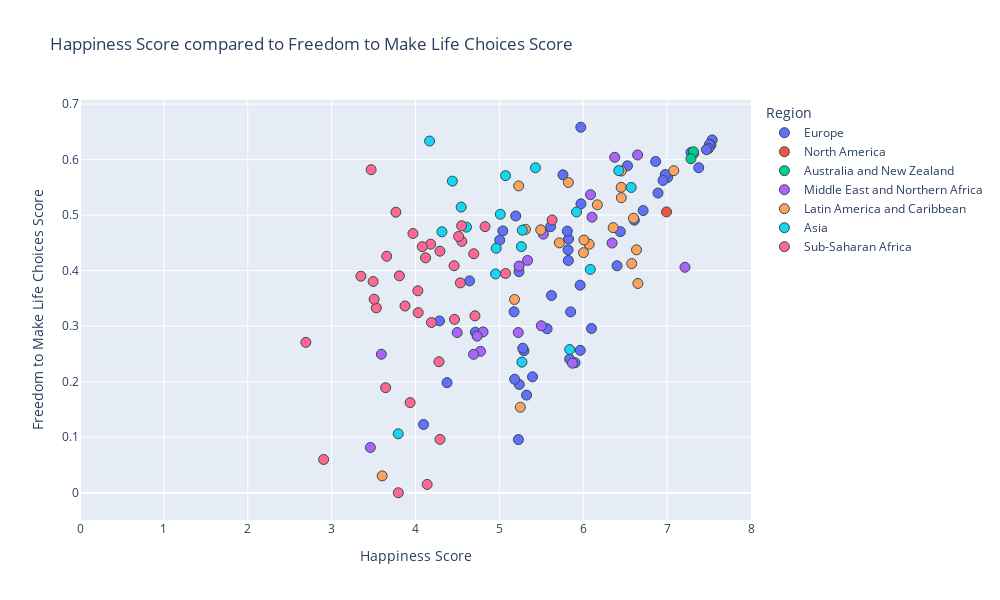

Here is the notebook cell this chart was saved with:
### Code cell
#happiness score vs freedom to make life choices

#establish x and y values
x_values = merged_2017["Score"]
y_values = merged_2017["Freedom to make life choices"]

#px.scatter
fig = px.scatter(merged_2017, x_values, y_values, color="Region", hover_name="Country or region",
                range_x=[0,8], title="Happiness Score compared to Freedom to Make Life Choices Score",
                width= 1000, height =600) # use trendline="ols" to see all lin reg equations

#set axes labels
fig.update_xaxes(title_text='Happiness Score')
fig.update_yaxes(title_text='Freedom to Make Life Choices Score')


#formatting
#marker size and colors
fig.update_traces(marker=dict(size=10,
                              line=dict(width=1, 
                                        color='DarkSlateGrey')))

#linear regression
#use linregress from dependencies to inplement linear regression
(slope, intercept, rvalue, pvalue, stderr) = linregress(x_values, y_values)
regress_values = x_values * slope + intercept

#print out all variables calculated above (rvalue, pvalue...)
print(f"slope:{round(slope, 2)}")
print(f"intercept:{round(intercept,2)}")
res = sts.linregress(x_values, y_values)
print(f"R-squared: {res.rvalue**2:.4f}")


#print out line eq for reference
line_eq = (f"y={round(slope, 2)}x + {round(intercept, 2)}")
print(line_eq)

fig.show()

### Figure 1 — Plotly figure (JSON) as saved in the notebook; plotly's stock layout.template omitted (floating-point values rounded to 4 significant figures)
{"data": [{"hovertemplate": "<b>%{hovertext}</b><br><br>Region=Europe<br>Score=%{x}<br>Freedom to make life choices=%{y}<extra></extra>", "hovertext": ["Norway", "Denmark", "Iceland", "Switzerland", "Finland", "Netherlands", "Sweden", "Austria", "Ireland", "Germany", "Belgium", "Luxembourg", "United Kingdom", "Czech Republic", "Malta", "France", "Spain", "Slovakia", "Poland", "Uzbekistan", "Italy", "Russia", "Lithuania", "Latvia", "Moldova", "Romania", "Turkmenistan", "Kazakhstan", "North Cyprus", "Slovenia", "Cyprus", "Estonia", "Belarus", "Serbia", "Hungary", "Croatia", "Kosovo", "Montenegro", "Azerbaijan", "Greece", "Portugal", "Bosnia and Herzegovina", "Macedonia", "Tajikistan", "Kyrgyzstan", "Bulgaria", "Albania", "Armenia", "Georgia", "Ukraine"], "legendgroup": "Europe", "marker": {"color": "#636efa", "line": {"color": "DarkSlateGrey", "width": 1}, "size": 10, "symbol": "circle"}, "mode": "markers", "name": "Europe", "orientation": "v", "showlegend": true, "type": "scatter", "x": [7.537, 7.522, 7.504, 7.494, 7.469, 7.377, 7.284, 7.006, 6.977, 6.951, 6.891, 6.863, 6.714, 6.609, 6.527, 6.442, 6.403, 6.098, 5.973, 5.971, 5.964, 5.963, 5.902, 5.85, 5.838, 5.825, 5.822, 5.819, 5.81, 5.758, 5.621, 5.611, 5.569, 5.395, 5.324, 5.293, 5.279, 5.237, 5.234, 5.227, 5.195, 5.182, 5.175, 5.041, 5.004, 4.714, 4.644, 4.376, 4.286, 4.096], "xaxis": "x", "y": [0.6354, 0.626, 0.6272, 0.6201, 0.618, 0.5854, 0.6129, 0.5678, 0.5731, 0.5625, 0.5398, 0.5966, 0.5082, 0.4909, 0.5888, 0.4702, 0.4088, 0.2958, 0.5203, 0.6582, 0.2565, 0.3738, 0.2342, 0.3257, 0.2407, 0.457, 0.4183, 0.4375, 0.4712, 0.5726, 0.3551, 0.4791, 0.2954, 0.2087, 0.1759, 0.2558, 0.2603, 0.195, 0.3982, 0.09573, 0.4985, 0.2044, 0.3259, 0.4716, 0.4549, 0.2892, 0.3815, 0.1983, 0.3094, 0.123], "yaxis": "y"}, {"hovertemplate": "<b>%{hovertext}</b><br><br>Region=North America<br>Score=%{x}<br>Freedom to make life choices=%{y}<extra></extra>", "hovertext": ["Canada", "United States"], "legendgroup": "North America", "marker": {"color": "#EF553B", "line": {"color": "DarkSlateGrey", "width": 1}, "size": 10, "symbol": "circle"}, "mode": "markers", "name": "North America", "orientation": "v", "showlegend": true, "type": "scatter", "x": [7.316, 6.993], "xaxis": "x", "y": [0.6111, 0.5057], "yaxis": "y"}, {"hovertemplate": "<b>%{hovertext}</b><br><br>Region=Australia and New Zealand<br>Score=%{x}<br>Freedom to make life choices=%{y}<extra></extra>", "hovertext": ["New Zealand", "Australia"], "legendgroup": "Australia and New Zealand", "marker": {"color": "#00cc96", "line": {"color": "DarkSlateGrey", "width": 1}, "size": 10, "symbol": "circle"}, "mode": "markers", "name": "Australia and New Zealand", "orientation": "v", "showlegend": true, "type": "scatter", "x": [7.314, 7.284], "xaxis": "x", "y": [0.6141, 0.6016], "yaxis": "y"}, {"hovertemplate": "<b>%{hovertext}</b><br><br>Region=Middle East and Northern Africa<br>Score=%{x}<br>Freedom to make life choices=%{y}<extra></extra>", "hovertext": ["Israel", "United Arab Emirates", "Qatar", "Saudi Arabia", "Kuwait", "Bahrain", "Algeria", "Libya", "Turkey", "Jordan", "Morocco", "Lebanon", "Tunisia", "Palestinian Territories", "Egypt", "Iran", "Iraq", "Yemen", "Syria"], "legendgroup": "Middle East and Northern Africa", "marker": {"color": "#ab63fa", "line": {"color": "DarkSlateGrey", "width": 1}, "size": 10, "symbol": "circle"}, "mode": "markers", "name": "Middle East and Northern Africa", "orientation": "v", "showlegend": true, "type": "scatter", "x": [7.213, 6.648, 6.375, 6.344, 6.105, 6.087, 5.872, 5.525, 5.5, 5.336, 5.235, 5.225, 4.805, 4.775, 4.735, 4.692, 4.497, 3.593, 3.462], "xaxis": "x", "y": [0.406, 0.6083, 0.6041, 0.4498, 0.4963, 0.5367, 0.2333, 0.4657, 0.3007, 0.4184, 0.4082, 0.2885, 0.2897, 0.2547, 0.2821, 0.2493, 0.2886, 0.2495, 0.08154], "yaxis": "y"}, {"hovertemplate": "<b>%{hovertext}</b><br><br>Region=Latin America and Caribbean<br>Score=%{x}<br>Freedom to make life choices=%{y}<extra></extra>", "hovertext": ["Costa Rica", "Chile", "Brazil", "Argentina", "Mexico", "Uruguay", "Guatemala", "Panama", "Colombia", "Trinidad and Tobago", "Nicaragua", "Ecuador", "El Salvador", "Bolivia", "Peru", "Paraguay", "Jamaica", "Venezuela", "Dominican Republic", "Honduras", "Haiti"], "legendgroup": "Latin America and Caribbean", "marker": {"color": "#FFA15A", "line": {"color": "DarkSlateGrey", "width": 1}, "size": 10, "symbol": "circle"}, "mode": "markers", "name": "Latin America and Caribbean", "orientation": "v", "showlegend": true, "type": "scatter", "x": [7.079, 6.652, 6.635, 6.599, 6.578, 6.454, 6.454, 6.452, 6.357, 6.168, 6.071, 6.008, 6.003, 5.823, 5.715, 5.493, 5.311, 5.25, 5.23, 5.181, 3.603], "xaxis": "x", "y": [0.5801, 0.3769, 0.4375, 0.4945, 0.4127, 0.5794, 0.5313, 0.55, 0.4775, 0.5186, 0.4476, 0.4552, 0.4325, 0.5587, 0.45, 0.4735, 0.4743, 0.154, 0.5526, 0.3481, 0.03037], "yaxis": "y"}, {"hovertemplate": "<b>%{hovertext}</b><br><br>Region=Asia<br>Score=%{x}<br>Freedom to make life choices=%{y}<extra></extra>", "hovertext": ["Singapore", "Thailand", "Malaysia", "Japan", "South Korea", "Philippines", "China", "Pakistan", "Indonesia", "Vietnam", "Bhutan", "Nepal", "Mongolia", "Bangladesh", "Myanmar", "Sri Lanka", "India", "Cambodia", "Afghanistan"], "legendgroup": "Asia", "marker": {"color": "#19d3f3", "line": {"color": "DarkSlateGrey", "width": 1}, "size": 10, "symbol": "circle"}, "mode": "markers", "name": "Asia", "orientation": "v", "showlegend": true, "type": "scatter", "x": [6.572, 6.424, 6.084, 5.92, 5.838, 5.43, 5.273, 5.269, 5.262, 5.074, 5.011, 4.962, 4.955, 4.608, 4.545, 4.44, 4.315, 4.168, 3.794], "xaxis": "x", "y": [0.5498, 0.5802, 0.4023, 0.5056, 0.2579, 0.5852, 0.4728, 0.2352, 0.4433, 0.5711, 0.5015, 0.4403, 0.3941, 0.4784, 0.5145, 0.5612, 0.47, 0.6334, 0.1062], "yaxis": "y"}, {"hovertemplate": "<b>%{hovertext}</b><br><br>Region=Sub-Saharan Africa<br>Score=%{x}<br>Freedom to make life choices=%{y}<extra></extra>", "hovertext": ["Mauritius", "Nigeria", "South Africa", "Sierra Leone", "Cameroon", "Kenya", "Mozambique", "Senegal", "Zambia", "Gabon", "Ethiopia", "Mauritania", "Congo (Brazzaville)", "Congo (Kinshasa)", "Mali", "Ivory Coast", "Sudan", "Ghana", "Uganda", "Burkina Faso", "Niger", "Malawi", "Chad", "Zimbabwe", "Lesotho", "Angola", "Botswana", "Benin", "Madagascar", "Liberia", "Guinea", "Togo", "Rwanda", "Tanzania", "Burundi", "Central African Republic"], "legendgroup": "Sub-Saharan Africa", "marker": {"color": "#FF6692", "line": {"color": "DarkSlateGrey", "width": 1}, "size": 10, "symbol": "circle"}, "mode": "markers", "name": "Sub-Saharan Africa", "orientation": "v", "showlegend": true, "type": "scatter", "x": [5.629, 5.074, 4.829, 4.709, 4.695, 4.553, 4.55, 4.535, 4.514, 4.465, 4.46, 4.292, 4.291, 4.28, 4.19, 4.18, 4.139, 4.12, 4.081, 4.032, 4.028, 3.97, 3.936, 3.875, 3.808, 3.795, 3.766, 3.657, 3.644, 3.533, 3.507, 3.495, 3.471, 3.349, 2.905, 2.693], "xaxis": "x", "y": [0.4912, 0.395, 0.4792, 0.3187, 0.4304, 0.4528, 0.4808, 0.3779, 0.4616, 0.3123, 0.4088, 0.0961, 0.435, 0.236, 0.3066, 0.4477, 0.015, 0.423, 0.4432, 0.3244, 0.3637, 0.4669, 0.1623, 0.3364, 0.3907, 0, 0.5052, 0.426, 0.1892, 0.3329, 0.3486, 0.3804, 0.5818, 0.39, 0.0599, 0.2708], "yaxis": "y"}], "layout": {"height": 600, "legend": {"title": {"text": "Region"}, "tracegroupgap": 0}, "title": {"text": "Happiness Score compared to Freedom to Make Life Choices Score"}, "width": 1000, "xaxis": {"anchor": "y", "domain": [0, 1], "range": [0, 8], "title": {"text": "Happiness Score"}}, "yaxis": {"anchor": "x", "domain": [0, 1], "title": {"text": "Freedom to Make Life Choices Score"}}}}
